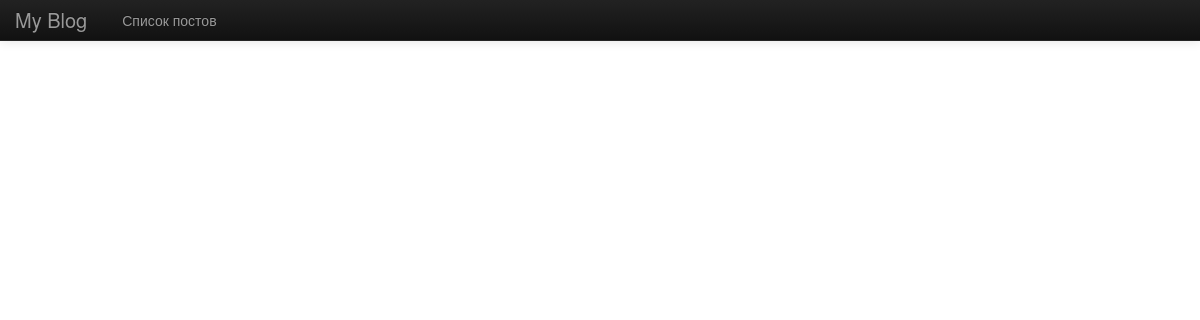
Page /blog/ on the earlier database version.
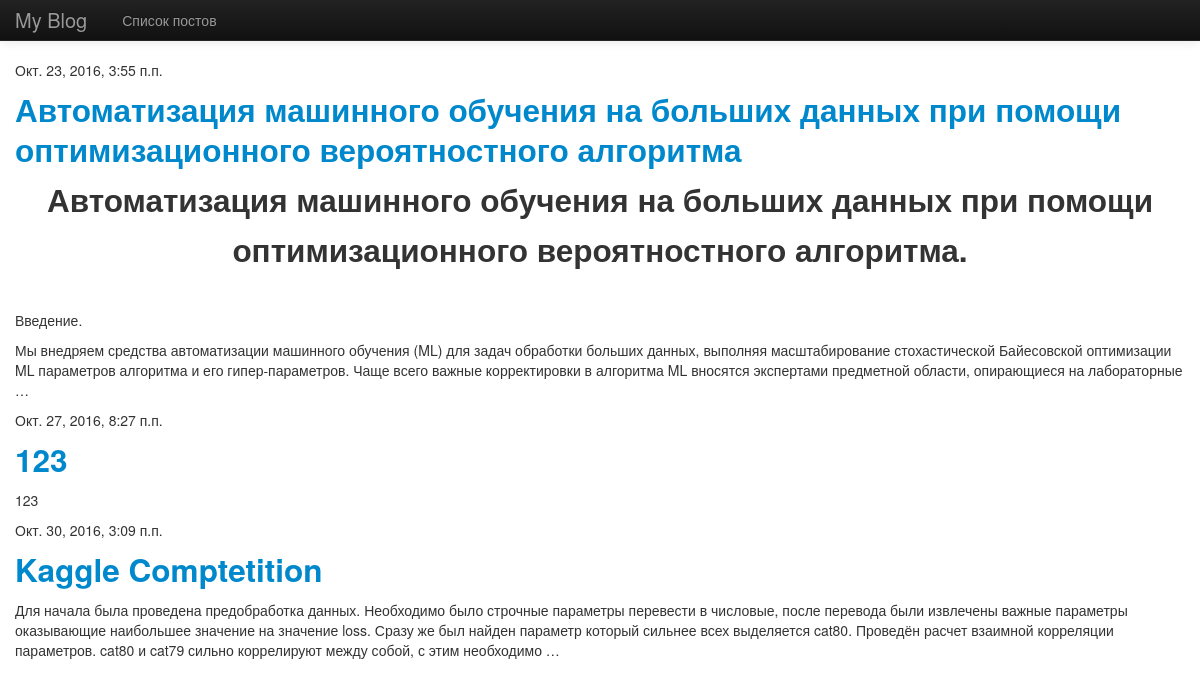
Same page on the later database version.
### blog/models.py (models this page shows, shortened)
class Post(models.Model):
    title = models.CharField(max_length=255)
    datetime = models.DateTimeField(u'Date')
    is_draft = models.BooleanField(default=True)
    content = RichTextUploadingField(blank=True, default='', config_name='default')
    def get_absolute_url(self):
        return "/blog/%i/" % self.id

### blog/views.py (the view)
class PostsListView(ListView):
    model = Post

### blog/templates/blog/post_list.html
{% extends 'blog/base.html' %}
{% block content %}
    {% for post in object_list %}
        {% if not post.is_draft %}
            <p>{{ post.datetime }}</p>
            <h2><a href="{{ post.get_absolute_url }}">{{ post.title }}</a></h2>
            <p>{{post.content | truncatewords_html:50 | safe}}</p>
        {% endif %}
    {% empty %}
    <p>Нет постов</p>
    {% endfor %}
{% endblock %}

Differences in the rows shown:
now on this page (row edited): Post: datetime "Окт. 23, 2016, 3:55 п.п.", title "Автоматизация машинного обучения на больших данных при помощи оптимизационного вероятностного алгоритма", content "Автоматизация машинного обучения на больших данных при помощи оптимизационного вероятностного алгоритма. Введение. Мы внедряем средства автоматизации машинного обучения (ML) для задач обработки больших данных, выполняя масштабирование стохастической Байесовской оптимизации ML параметров алгоритма и его гипер-параметров. Чаще всего важные корректировки в алгоритма ML вносятся экспертами предметной области, опирающиеся на лабораторные …"
now on this page (row edited): Post: datetime "Окт. 27, 2016, 8:27 п.п.", title "123", content "123"
now on this page (row edited): Post: datetime "Окт. 30, 2016, 3:09 п.п.", title "Kaggle Comptetition", content "Для начала была проведена предобработка данных. Необходимо было строчные параметры перевести в числовые, после перевода были извлечены важные параметры оказывающие наибольшее значение на значение loss. Сразу же был найден параметр который сильнее всех выделяется cat80. Проведён расчет взаимной корреляции параметров. cat80 и cat79 сильно коррелируют между собой, с этим необходимо …"
